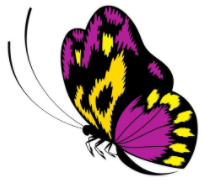
#> input picture butterfly1.png, 202 x 180 px
$ python imageThresholding.py
#> lines starting #> are read from the running program, lines starting #| are printed output that depends on the picture; after the words box and inside, x2 and y2 are one past the last pixel; in counts of white or black regions, pixels touching at a corner belong together
import cv2

img = cv2.imread('butterfly1.png')
#> img is the input picture: shape (180, 202, 3); mean B, G, R 169.1, 171, 187.3
# 1.灰度化图片
gray = cv2.cvtColor(img, cv2.COLOR_BGR2GRAY)
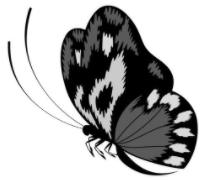
#> gray: shape (180, 202); min 0, max 255, mean 175.7

# 2.二值化 2参数是阀值 3参数是最大值 4参数是阀值类型
ret, binary = cv2.threshold(gray, 100, 255, cv2.THRESH_BINARY)
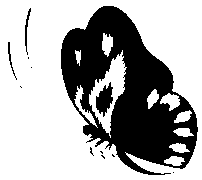
#> binary: shape (180, 202); 67.2% white; 12 black regions (8 under 20 px), largest, box (x1, y1, x2, y2) and area: (61, 6, 198, 175) 11383, (96, 82, 113, 117) 343, (25, 8, 31, 55) 89, (8, 42, 17, 80) 63
# ret, binary = cv2.threshold(gray, 127, 255, cv2.THRESH_BINARY_INV)

# 使用Otsu法计算阀值
ret2, binary2 = cv2.threshold(gray, 100, 255, cv2.THRESH_BINARY+cv2.THRESH_OTSU)
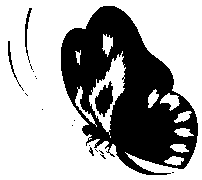
#> binary2: shape (180, 202); 65.7% white; 18 black regions (13 under 20 px), largest, box (x1, y1, x2, y2) and area: (61, 6, 198, 175) 11827, (95, 81, 113, 117) 383, (25, 8, 32, 63) 113, (8, 41, 24, 91) 92, (89, 147, 94, 156) 21
#> ret2 = 143

# 打印阀值
print(ret)
print(ret2)
#| 143.0

# 局部阀值法
binary3 = cv2.adaptiveThreshold(gray, 255, cv2.ADAPTIVE_THRESH_MEAN_C, cv2.THRESH_BINARY, 11, 0)
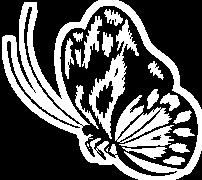
#> binary3: shape (180, 202); 35.6% white; 22 white regions (3 under 20 px), largest, box (x1, y1, x2, y2) and area: (2, 0, 202, 180) 7195, (89, 19, 139, 139) 1478, (115, 95, 172, 143) 1130
binary4 = cv2.adaptiveThreshold(gray, 255, cv2.ADAPTIVE_THRESH_GAUSSIAN_C, cv2.THRESH_BINARY, 11, 0)
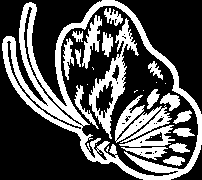
#> binary4: shape (180, 202); 32.4% white; 29 white regions (10 under 20 px), largest, box (x1, y1, x2, y2) and area: (2, 0, 202, 180) 6060, (89, 18, 139, 139) 1423, (115, 95, 172, 143) 1119

cv2.imshow('nomal', binary)
cv2.imshow('otsu', binary2)
cv2.imshow('mean', binary3)
cv2.imshow('gaussian', binary4)

cv2.waitKey(0)

$ run again, with blueButterfly.png copied over butterfly1.png
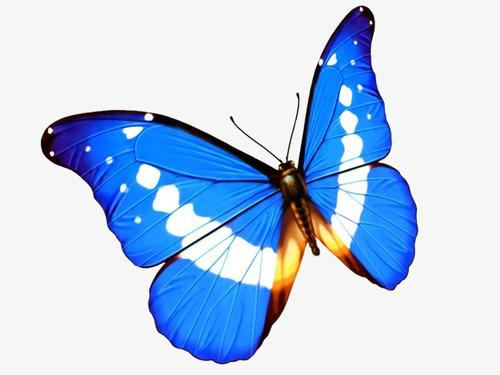
#> input picture blueButterfly.png, 500 x 375 px
#> img is the input picture: shape (375, 500, 3); mean B, G, R 232.1, 206.2, 187.1
#> `ret, binary = cv2.threshold(gray, 100, 255, cv2.THRESH_BINARY)`:
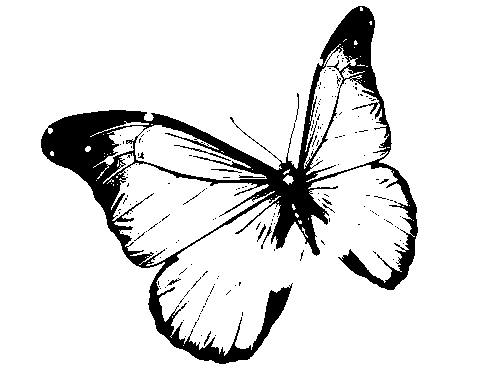
#> binary: shape (375, 500); 88.3% white; 187 black regions (174 under 20 px), largest, box (x1, y1, x2, y2) and area: (41, 6, 418, 364) 20929, (174, 145, 231, 161) 86, (211, 169, 242, 173) 45
#> binary2: shape (375, 500); 72.5% white; 18 black regions (17 under 20 px), largest, box (x1, y1, x2, y2) and area: (41, 5, 418, 364) 51463
#> ret2 = 169
#| 169.0
#> binary3: shape (375, 500); 21.1% white; 269 white regions (184 under 20 px), largest, box (x1, y1, x2, y2) and area: (35, 0, 424, 370) 11224, (135, 124, 269, 180) 1778, (220, 192, 283, 283) 1774
#> `binary4 = cv2.adaptiveThreshold(gray, 255, cv2.ADAPTIVE_THRESH_GAUSSIA..`:
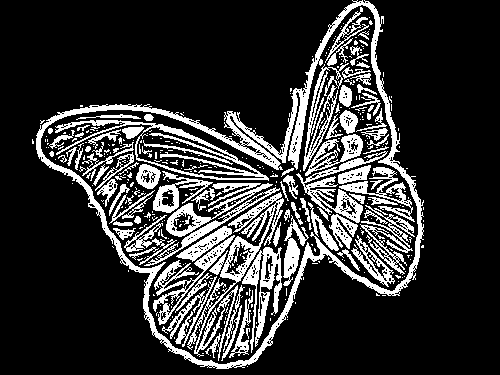
#> binary4: shape (375, 500); 19.7% white; 398 white regions (304 under 20 px), largest, box (x1, y1, x2, y2) and area: (36, 0, 424, 369) 8939, (187, 192, 284, 361) 2623, (55, 120, 269, 181) 1976
